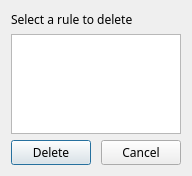
<?xml version="1.0" encoding="UTF-8"?>
<ui version="4.0">
 <class>DeleteRuleDialog</class>
 <widget class="QDialog" name="DeleteRuleDialog">
  <property name="geometry">
   <rect>
    <x>0</x>
    <y>0</y>
    <width>192</width>
    <height>176</height>
   </rect>
  </property>
  <property name="minimumSize">
   <size>
    <width>192</width>
    <height>176</height>
   </size>
  </property>
  <property name="maximumSize">
   <size>
    <width>328</width>
    <height>310</height>
   </size>
  </property>
  <property name="windowTitle">
   <string>Dialog</string>
  </property>
  <layout class="QVBoxLayout" name="verticalLayout">
   <item>
    <widget class="QLabel" name="label">
     <property name="font">
      <font>
       <family>CommitMono</family>
      </font>
     </property>
     <property name="text">
      <string>Select a rule to delete</string>
     </property>
    </widget>
   </item>
   <item>
    <widget class="QListWidget" name="listWidget_Rules">
     <property name="font">
      <font>
       <family>CommitMono</family>
      </font>
     </property>
    </widget>
   </item>
   <item>
    <layout class="QHBoxLayout" name="horizontalLayout">
     <item>
      <widget class="QPushButton" name="pushButton_Delete">
       <property name="font">
        <font>
         <family>CommitMono</family>
        </font>
       </property>
       <property name="text">
        <string>Delete</string>
       </property>
      </widget>
     </item>
     <item>
      <spacer name="horizontalSpacer">
       <property name="font">
        <font>
         <family>CommitMono</family>
        </font>
       </property>
       <property name="orientation">
        <enum>Qt::Orientation::Horizontal</enum>
       </property>
       <property name="sizeHint" stdset="0">
        <size>
         <width>40</width>
         <height>20</height>
        </size>
       </property>
      </spacer>
     </item>
     <item>
      <widget class="QPushButton" name="pushButton_Cancel">
       <property name="font">
        <font>
         <family>CommitMono</family>
        </font>
       </property>
       <property name="text">
        <string>Cancel</string>
       </property>
      </widget>
     </item>
    </layout>
   </item>
  </layout>
 </widget>
 <resources/>
 <connections/>
</ui>
